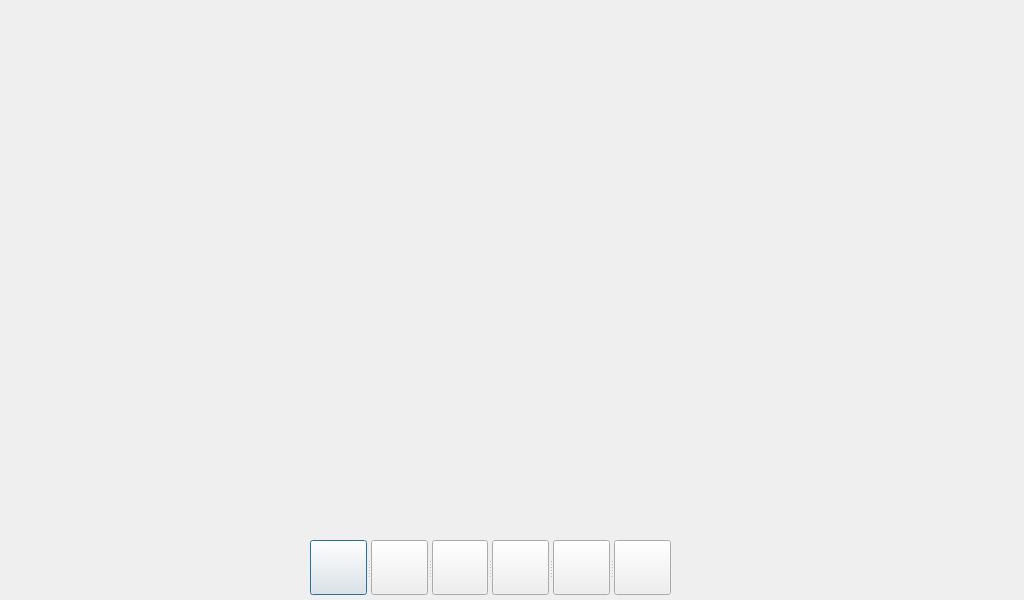
<?xml version="1.0" encoding="UTF-8"?>
<ui version="4.0">
 <class>PlayingDialog</class>
 <widget class="QDialog" name="PlayingDialog">
  <property name="geometry">
   <rect>
    <x>0</x>
    <y>0</y>
    <width>1024</width>
    <height>600</height>
   </rect>
  </property>
  <property name="windowTitle">
   <string>Dialog</string>
  </property>
  <widget class="QSplitter" name="splitter">
   <property name="geometry">
    <rect>
     <x>310</x>
     <y>540</y>
     <width>361</width>
     <height>55</height>
    </rect>
   </property>
   <property name="orientation">
    <enum>Qt::Horizontal</enum>
   </property>
   <widget class="QPushButton" name="BTN_RW">
    <property name="autoFillBackground">
     <bool>true</bool>
    </property>
    <property name="styleSheet">
     <string notr="true">#BTN_RW
{
background image: url(:/images/images/rw.png);
}</string>
    </property>
    <property name="text">
     <string/>
    </property>
    <attribute name="buttonGroup">
     <string notr="true">buttonGroup</string>
    </attribute>
   </widget>
   <widget class="QPushButton" name="BTN_Play">
    <property name="autoFillBackground">
     <bool>true</bool>
    </property>
    <property name="styleSheet">
     <string notr="true">image: url(:/images/images/pause.png);</string>
    </property>
    <property name="text">
     <string/>
    </property>
    <attribute name="buttonGroup">
     <string notr="true">buttonGroup</string>
    </attribute>
   </widget>
   <widget class="QPushButton" name="BTN_Stop">
    <property name="autoFillBackground">
     <bool>true</bool>
    </property>
    <property name="styleSheet">
     <string notr="true">image: url(:/images/images/stop.png);</string>
    </property>
    <property name="text">
     <string/>
    </property>
    <attribute name="buttonGroup">
     <string notr="true">buttonGroup</string>
    </attribute>
   </widget>
   <widget class="QPushButton" name="BTN_FF">
    <property name="autoFillBackground">
     <bool>true</bool>
    </property>
    <property name="styleSheet">
     <string notr="true">image: url(:/images/images/ff.png);</string>
    </property>
    <property name="text">
     <string/>
    </property>
    <attribute name="buttonGroup">
     <string notr="true">buttonGroup</string>
    </attribute>
   </widget>
   <widget class="QPushButton" name="BTN_UP">
    <property name="autoFillBackground">
     <bool>true</bool>
    </property>
    <property name="styleSheet">
     <string notr="true">image: url(:/images/images/up.png);</string>
    </property>
    <property name="text">
     <string/>
    </property>
    <attribute name="buttonGroup">
     <string notr="true">buttonGroup</string>
    </attribute>
   </widget>
   <widget class="QPushButton" name="BTN_Down">
    <property name="autoFillBackground">
     <bool>true</bool>
    </property>
    <property name="styleSheet">
     <string notr="true">image: url(:/images/images/down.png);</string>
    </property>
    <property name="text">
     <string/>
    </property>
    <attribute name="buttonGroup">
     <string notr="true">buttonGroup</string>
    </attribute>
   </widget>
  </widget>
 </widget>
 <resources/>
 <connections/>
 <buttongroups>
  <buttongroup name="buttonGroup"/>
 </buttongroups>
</ui>
